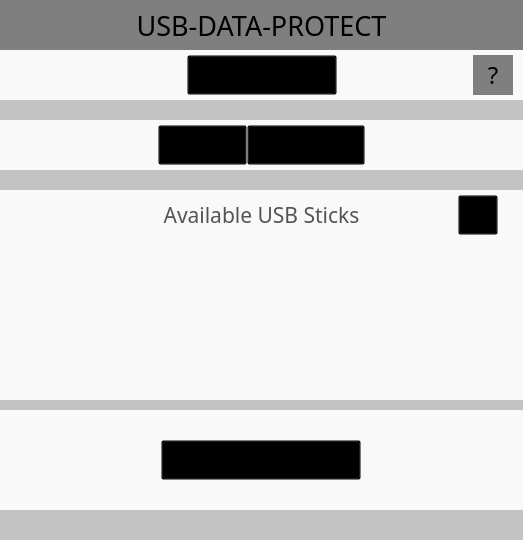
<?xml version="1.0" encoding="UTF-8"?>
<ui version="4.0">
 <class>Form_MainWindow</class>
 <widget class="QWidget" name="Form_MainWindow">
  <property name="geometry">
   <rect>
    <x>0</x>
    <y>0</y>
    <width>523</width>
    <height>540</height>
   </rect>
  </property>
  <property name="windowTitle">
   <string>Protect Stick</string>
  </property>
  <property name="windowIcon">
   <iconset resource="res.qrc">
    <normaloff>:/res/icon/icon.png</normaloff>:/res/icon/icon.png</iconset>
  </property>
  <property name="styleSheet">
   <string notr="true">background-color:#F9F9F9;</string>
  </property>
  <layout class="QGridLayout" name="gridLayout">
   <property name="leftMargin">
    <number>0</number>
   </property>
   <property name="topMargin">
    <number>0</number>
   </property>
   <property name="rightMargin">
    <number>0</number>
   </property>
   <property name="bottomMargin">
    <number>0</number>
   </property>
   <property name="spacing">
    <number>0</number>
   </property>
   <item row="2" column="0">
    <widget class="QWidget" name="widget_13" native="true">
     <property name="minimumSize">
      <size>
       <width>0</width>
       <height>20</height>
      </size>
     </property>
     <property name="maximumSize">
      <size>
       <width>16777215</width>
       <height>20</height>
      </size>
     </property>
     <property name="styleSheet">
      <string notr="true">QWidget
{
background:#C3C3C3;
}</string>
     </property>
    </widget>
   </item>
   <item row="0" column="0">
    <widget class="QWidget" name="widget_3" native="true">
     <property name="minimumSize">
      <size>
       <width>0</width>
       <height>50</height>
      </size>
     </property>
     <property name="maximumSize">
      <size>
       <width>16777215</width>
       <height>50</height>
      </size>
     </property>
     <layout class="QGridLayout" name="gridLayout_4">
      <property name="leftMargin">
       <number>0</number>
      </property>
      <property name="topMargin">
       <number>0</number>
      </property>
      <property name="rightMargin">
       <number>0</number>
      </property>
      <property name="bottomMargin">
       <number>0</number>
      </property>
      <property name="spacing">
       <number>0</number>
      </property>
      <item row="0" column="0">
       <widget class="QLabel" name="label_3">
        <property name="font">
         <font>
          <family>Impact</family>
          <pointsize>20</pointsize>
         </font>
        </property>
        <property name="styleSheet">
         <string notr="true">QLabel
{
background:#7F7F7F;
color:black;
}</string>
        </property>
        <property name="text">
         <string>USB-DATA-PROTECT</string>
        </property>
        <property name="alignment">
         <set>Qt::AlignCenter</set>
        </property>
       </widget>
      </item>
     </layout>
    </widget>
   </item>
   <item row="5" column="0">
    <widget class="QWidget" name="widget_8" native="true">
     <property name="minimumSize">
      <size>
       <width>0</width>
       <height>50</height>
      </size>
     </property>
     <property name="maximumSize">
      <size>
       <width>16777215</width>
       <height>50</height>
      </size>
     </property>
     <property name="styleSheet">
      <string notr="true">QWidget
{
background:transparent;
}</string>
     </property>
     <layout class="QGridLayout" name="gridLayout_11">
      <property name="leftMargin">
       <number>10</number>
      </property>
      <property name="topMargin">
       <number>0</number>
      </property>
      <property name="rightMargin">
       <number>10</number>
      </property>
      <property name="bottomMargin">
       <number>0</number>
      </property>
      <item row="0" column="1">
       <widget class="QWidget" name="widget_9" native="true">
        <property name="minimumSize">
         <size>
          <width>0</width>
          <height>50</height>
         </size>
        </property>
        <layout class="QGridLayout" name="gridLayout_2">
         <property name="leftMargin">
          <number>0</number>
         </property>
         <property name="topMargin">
          <number>0</number>
         </property>
         <property name="rightMargin">
          <number>0</number>
         </property>
         <property name="bottomMargin">
          <number>0</number>
         </property>
         <property name="spacing">
          <number>0</number>
         </property>
         <item row="0" column="0">
          <widget class="QLabel" name="lbl_path_2">
           <property name="sizePolicy">
            <sizepolicy hsizetype="Minimum" vsizetype="Preferred">
             <horstretch>0</horstretch>
             <verstretch>0</verstretch>
            </sizepolicy>
           </property>
           <property name="font">
            <font>
             <family>Impact</family>
             <pointsize>16</pointsize>
            </font>
           </property>
           <property name="styleSheet">
            <string notr="true">QLabel
{
color:#545454;
}</string>
           </property>
           <property name="text">
            <string>Available USB Sticks</string>
           </property>
           <property name="alignment">
            <set>Qt::AlignCenter</set>
           </property>
          </widget>
         </item>
        </layout>
       </widget>
      </item>
      <item row="0" column="0">
       <widget class="QWidget" name="widget" native="true">
        <property name="minimumSize">
         <size>
          <width>0</width>
          <height>50</height>
         </size>
        </property>
        <property name="maximumSize">
         <size>
          <width>70</width>
          <height>16777215</height>
         </size>
        </property>
       </widget>
      </item>
      <item row="0" column="2">
       <widget class="QWidget" name="widget_11" native="true">
        <property name="minimumSize">
         <size>
          <width>0</width>
          <height>50</height>
         </size>
        </property>
        <property name="maximumSize">
         <size>
          <width>70</width>
          <height>16777215</height>
         </size>
        </property>
        <layout class="QGridLayout" name="gridLayout_3">
         <property name="leftMargin">
          <number>0</number>
         </property>
         <property name="topMargin">
          <number>0</number>
         </property>
         <property name="rightMargin">
          <number>0</number>
         </property>
         <property name="bottomMargin">
          <number>0</number>
         </property>
         <property name="spacing">
          <number>0</number>
         </property>
         <item row="0" column="0">
          <widget class="QToolButton" name="tb_refresh">
           <property name="minimumSize">
            <size>
             <width>40</width>
             <height>40</height>
            </size>
           </property>
           <property name="maximumSize">
            <size>
             <width>40</width>
             <height>40</height>
            </size>
           </property>
           <property name="text">
            <string>-</string>
           </property>
           <property name="icon">
            <iconset resource="res.qrc">
             <normaloff>:/res/icon/Reload-icon.png</normaloff>:/res/icon/Reload-icon.png</iconset>
           </property>
           <property name="iconSize">
            <size>
             <width>40</width>
             <height>40</height>
            </size>
           </property>
          </widget>
         </item>
        </layout>
       </widget>
      </item>
     </layout>
    </widget>
   </item>
   <item row="7" column="0">
    <widget class="QWidget" name="widget_14" native="true">
     <property name="minimumSize">
      <size>
       <width>0</width>
       <height>10</height>
      </size>
     </property>
     <property name="maximumSize">
      <size>
       <width>16777215</width>
       <height>10</height>
      </size>
     </property>
     <property name="styleSheet">
      <string notr="true">QWidget
{
background:#C3C3C3;
}</string>
     </property>
    </widget>
   </item>
   <item row="6" column="0">
    <widget class="QWidget" name="w_available" native="true">
     <property name="minimumSize">
      <size>
       <width>0</width>
       <height>160</height>
      </size>
     </property>
     <property name="styleSheet">
      <string notr="true">QWidget
{
background:transparent;
}</string>
     </property>
     <layout class="QGridLayout" name="gridLayout_12">
      <property name="leftMargin">
       <number>0</number>
      </property>
      <property name="topMargin">
       <number>5</number>
      </property>
      <property name="rightMargin">
       <number>0</number>
      </property>
      <property name="bottomMargin">
       <number>5</number>
      </property>
      <property name="spacing">
       <number>0</number>
      </property>
      <item row="0" column="0">
       <widget class="CxListWidget" name="lw_1">
        <property name="minimumSize">
         <size>
          <width>0</width>
          <height>150</height>
         </size>
        </property>
        <property name="maximumSize">
         <size>
          <width>300</width>
          <height>16777215</height>
         </size>
        </property>
       </widget>
      </item>
     </layout>
    </widget>
   </item>
   <item row="1" column="0">
    <widget class="QWidget" name="widget_6" native="true">
     <property name="minimumSize">
      <size>
       <width>0</width>
       <height>50</height>
      </size>
     </property>
     <property name="maximumSize">
      <size>
       <width>16777215</width>
       <height>50</height>
      </size>
     </property>
     <property name="styleSheet">
      <string notr="true">QWidget
{
background:transparent;
}</string>
     </property>
     <layout class="QGridLayout" name="gridLayout_8">
      <property name="leftMargin">
       <number>0</number>
      </property>
      <property name="topMargin">
       <number>0</number>
      </property>
      <property name="rightMargin">
       <number>0</number>
      </property>
      <property name="bottomMargin">
       <number>0</number>
      </property>
      <property name="spacing">
       <number>0</number>
      </property>
      <item row="0" column="2">
       <widget class="QWidget" name="widget_5" native="true">
        <property name="minimumSize">
         <size>
          <width>0</width>
          <height>50</height>
         </size>
        </property>
        <property name="maximumSize">
         <size>
          <width>16777215</width>
          <height>50</height>
         </size>
        </property>
        <layout class="QGridLayout" name="gridLayout_6">
         <property name="leftMargin">
          <number>0</number>
         </property>
         <property name="topMargin">
          <number>0</number>
         </property>
         <property name="rightMargin">
          <number>10</number>
         </property>
         <property name="bottomMargin">
          <number>0</number>
         </property>
         <property name="spacing">
          <number>0</number>
         </property>
         <item row="0" column="0">
          <widget class="QWidget" name="widget_10" native="true"/>
         </item>
         <item row="0" column="1">
          <widget class="QLabel" name="lb_path_hint">
           <property name="minimumSize">
            <size>
             <width>40</width>
             <height>40</height>
            </size>
           </property>
           <property name="maximumSize">
            <size>
             <width>40</width>
             <height>40</height>
            </size>
           </property>
           <property name="font">
            <font>
             <family>Impact</family>
             <pointsize>18</pointsize>
            </font>
           </property>
           <property name="styleSheet">
            <string notr="true">QLabel
{
background:#7F7F7F;
}</string>
           </property>
           <property name="text">
            <string>?</string>
           </property>
           <property name="alignment">
            <set>Qt::AlignCenter</set>
           </property>
          </widget>
         </item>
        </layout>
       </widget>
      </item>
      <item row="0" column="0">
       <widget class="QWidget" name="widget_2" native="true">
        <property name="minimumSize">
         <size>
          <width>0</width>
          <height>50</height>
         </size>
        </property>
        <property name="maximumSize">
         <size>
          <width>16777215</width>
          <height>50</height>
         </size>
        </property>
       </widget>
      </item>
      <item row="0" column="1">
       <widget class="QWidget" name="widget_4" native="true">
        <property name="minimumSize">
         <size>
          <width>180</width>
          <height>50</height>
         </size>
        </property>
        <property name="maximumSize">
         <size>
          <width>180</width>
          <height>50</height>
         </size>
        </property>
        <layout class="QGridLayout" name="gridLayout_5">
         <property name="leftMargin">
          <number>0</number>
         </property>
         <property name="topMargin">
          <number>0</number>
         </property>
         <property name="rightMargin">
          <number>0</number>
         </property>
         <property name="bottomMargin">
          <number>0</number>
         </property>
         <property name="spacing">
          <number>0</number>
         </property>
         <item row="0" column="0">
          <widget class="QToolButton" name="tb_choose">
           <property name="minimumSize">
            <size>
             <width>150</width>
             <height>40</height>
            </size>
           </property>
           <property name="maximumSize">
            <size>
             <width>150</width>
             <height>40</height>
            </size>
           </property>
           <property name="font">
            <font>
             <family>Impact</family>
             <pointsize>16</pointsize>
            </font>
           </property>
           <property name="text">
            <string>CHOOSE DATA</string>
           </property>
          </widget>
         </item>
        </layout>
        <zorder>tb_choose</zorder>
        <zorder>tb_choose</zorder>
       </widget>
      </item>
     </layout>
    </widget>
   </item>
   <item row="8" column="0">
    <widget class="QWidget" name="w_control" native="true">
     <property name="minimumSize">
      <size>
       <width>0</width>
       <height>100</height>
      </size>
     </property>
     <property name="maximumSize">
      <size>
       <width>16777215</width>
       <height>100</height>
      </size>
     </property>
     <property name="styleSheet">
      <string notr="true">QWidget
{
background:transparent;
}</string>
     </property>
     <layout class="QGridLayout" name="gridLayout_13">
      <property name="leftMargin">
       <number>10</number>
      </property>
      <property name="topMargin">
       <number>3</number>
      </property>
      <property name="rightMargin">
       <number>10</number>
      </property>
      <property name="bottomMargin">
       <number>3</number>
      </property>
      <property name="spacing">
       <number>0</number>
      </property>
      <item row="0" column="0">
       <widget class="QToolButton" name="tb_add">
        <property name="minimumSize">
         <size>
          <width>200</width>
          <height>40</height>
         </size>
        </property>
        <property name="maximumSize">
         <size>
          <width>200</width>
          <height>40</height>
         </size>
        </property>
        <property name="font">
         <font>
          <family>Impact</family>
          <pointsize>24</pointsize>
         </font>
        </property>
        <property name="text">
         <string>+COMPILE</string>
        </property>
        <property name="icon">
         <iconset resource="res.qrc">
          <normaloff>:/res/icon/Add-icon.png</normaloff>:/res/icon/Add-icon.png</iconset>
        </property>
        <property name="iconSize">
         <size>
          <width>40</width>
          <height>40</height>
         </size>
        </property>
        <property name="toolButtonStyle">
         <enum>Qt::ToolButtonTextOnly</enum>
        </property>
       </widget>
      </item>
     </layout>
    </widget>
   </item>
   <item row="3" column="0">
    <widget class="QWidget" name="widget_7" native="true">
     <property name="minimumSize">
      <size>
       <width>0</width>
       <height>50</height>
      </size>
     </property>
     <property name="maximumSize">
      <size>
       <width>16777215</width>
       <height>50</height>
      </size>
     </property>
     <property name="styleSheet">
      <string notr="true">QWidget
{
background:transparent;
}</string>
     </property>
     <layout class="QGridLayout" name="gridLayout_9">
      <property name="leftMargin">
       <number>0</number>
      </property>
      <property name="topMargin">
       <number>0</number>
      </property>
      <property name="rightMargin">
       <number>0</number>
      </property>
      <property name="bottomMargin">
       <number>0</number>
      </property>
      <property name="spacing">
       <number>0</number>
      </property>
      <item row="0" column="2">
       <widget class="QToolButton" name="tb_unprotect">
        <property name="sizePolicy">
         <sizepolicy hsizetype="Preferred" vsizetype="Preferred">
          <horstretch>0</horstretch>
          <verstretch>0</verstretch>
         </sizepolicy>
        </property>
        <property name="minimumSize">
         <size>
          <width>0</width>
          <height>40</height>
         </size>
        </property>
        <property name="maximumSize">
         <size>
          <width>11111</width>
          <height>40</height>
         </size>
        </property>
        <property name="font">
         <font>
          <family>Impact</family>
          <pointsize>16</pointsize>
         </font>
        </property>
        <property name="text">
         <string>UnProtect</string>
        </property>
        <property name="icon">
         <iconset resource="res.qrc">
          <normaloff>:/res/icon/unlock-icon.png</normaloff>:/res/icon/unlock-icon.png</iconset>
        </property>
        <property name="iconSize">
         <size>
          <width>50</width>
          <height>50</height>
         </size>
        </property>
        <property name="toolButtonStyle">
         <enum>Qt::ToolButtonTextBesideIcon</enum>
        </property>
       </widget>
      </item>
      <item row="0" column="1">
       <widget class="QToolButton" name="tb_protect">
        <property name="sizePolicy">
         <sizepolicy hsizetype="Preferred" vsizetype="Preferred">
          <horstretch>0</horstretch>
          <verstretch>0</verstretch>
         </sizepolicy>
        </property>
        <property name="minimumSize">
         <size>
          <width>0</width>
          <height>40</height>
         </size>
        </property>
        <property name="maximumSize">
         <size>
          <width>111111</width>
          <height>40</height>
         </size>
        </property>
        <property name="font">
         <font>
          <family>Impact</family>
          <pointsize>16</pointsize>
         </font>
        </property>
        <property name="text">
         <string>Protect</string>
        </property>
        <property name="icon">
         <iconset resource="res.qrc">
          <normaloff>:/res/icon/lock-icon.png</normaloff>:/res/icon/lock-icon.png</iconset>
        </property>
        <property name="iconSize">
         <size>
          <width>50</width>
          <height>50</height>
         </size>
        </property>
        <property name="toolButtonStyle">
         <enum>Qt::ToolButtonTextBesideIcon</enum>
        </property>
       </widget>
      </item>
      <item row="0" column="0">
       <spacer name="horizontalSpacer_3">
        <property name="orientation">
         <enum>Qt::Horizontal</enum>
        </property>
        <property name="sizeHint" stdset="0">
         <size>
          <width>40</width>
          <height>20</height>
         </size>
        </property>
       </spacer>
      </item>
      <item row="0" column="3">
       <spacer name="horizontalSpacer_4">
        <property name="orientation">
         <enum>Qt::Horizontal</enum>
        </property>
        <property name="sizeHint" stdset="0">
         <size>
          <width>40</width>
          <height>20</height>
         </size>
        </property>
       </spacer>
      </item>
     </layout>
    </widget>
   </item>
   <item row="4" column="0">
    <widget class="QWidget" name="widget_12" native="true">
     <property name="minimumSize">
      <size>
       <width>0</width>
       <height>20</height>
      </size>
     </property>
     <property name="maximumSize">
      <size>
       <width>16777215</width>
       <height>20</height>
      </size>
     </property>
     <property name="styleSheet">
      <string notr="true">QWidget
{
background:#C3C3C3;
}</string>
     </property>
    </widget>
   </item>
   <item row="9" column="0">
    <widget class="QWidget" name="widget_15" native="true">
     <property name="minimumSize">
      <size>
       <width>0</width>
       <height>30</height>
      </size>
     </property>
     <property name="maximumSize">
      <size>
       <width>16777215</width>
       <height>30</height>
      </size>
     </property>
     <property name="styleSheet">
      <string notr="true">QWidget
{
background:#C3C3C3;
}</string>
     </property>
    </widget>
   </item>
  </layout>
 </widget>
 <customwidgets>
  <customwidget>
   <class>CxListWidget</class>
   <extends>QListWidget</extends>
   <header>cxlistwidget.h</header>
  </customwidget>
 </customwidgets>
 <resources>
  <include location="res.qrc"/>
 </resources>
 <connections/>
</ui>
